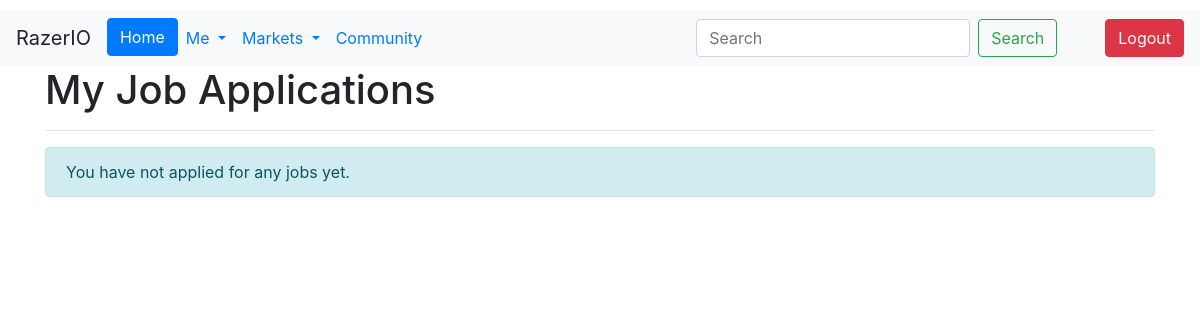
/market/jobs/myapplications/ (signed in), run on an earlier commit of the app's database.
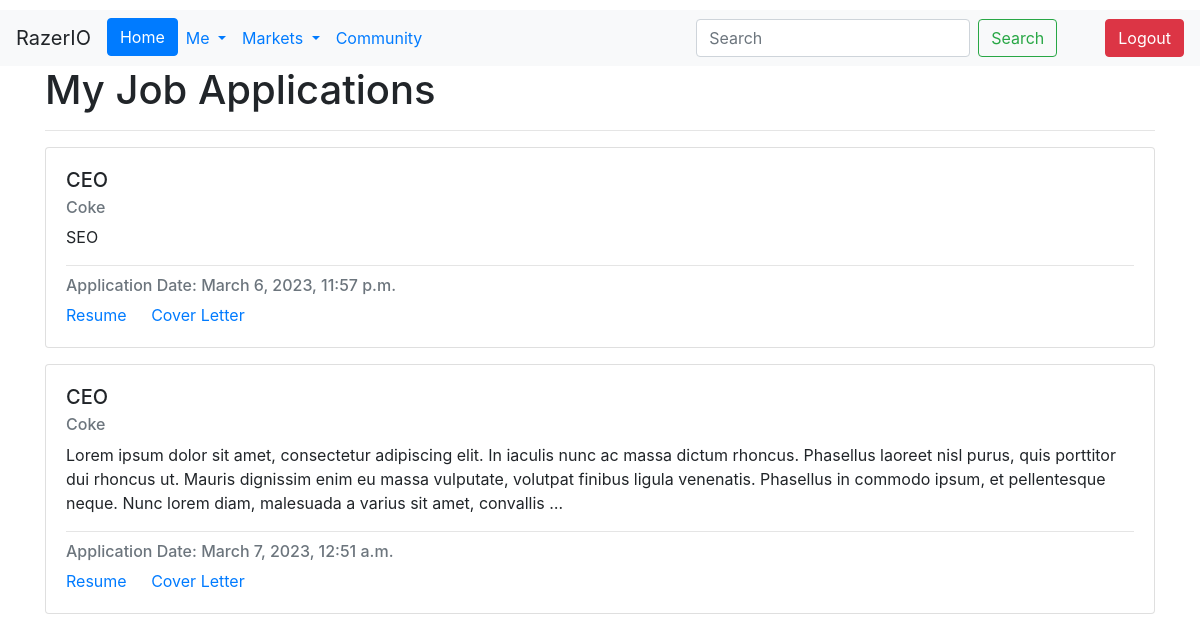
And on a later commit of the database.
### Jobs/models.py (models this page shows, shortened)
class JobApplication(models.Model):
    applicant = models.ForeignKey(User, on_delete=models.CASCADE)
    job_listing = models.ForeignKey(JobListing, on_delete=models.CASCADE)
    resume = models.CharField(max_length=10000)
    cover_letter = models.TextField()
    date_applied = models.DateTimeField(auto_now_add=True)

class JobListing(models.Model):
    Poster = models.ForeignKey(User, on_delete=models.CASCADE)
    Company = models.ForeignKey(Company, on_delete=models.CASCADE)
    Job_Title = models.CharField(max_length=50)
    Job_Description = models.TextField(max_length=5000)
    Job_Requirements = models.TextField(max_length=5000)
    salary_min = models.DecimalField(max_digits=10, decimal_places=2, null=True, blank=True)
    salary_max = models.DecimalField(max_digits=10, decimal_places=2, null=True, blank=True)
    Category = models.CharField(choices=Job_Categories, max_length=50)
    Job_Status = models.CharField(choices=Job_Status_Choices, max_length=10)
    Location = models.CharField(choices=Locations, max_length=50)
    Date_Posted = models.DateTimeField(auto_now_add=True)

### Company/models.py (models this page shows)
class Company(models.Model):
    Name = models.CharField(max_length=256)
    Employees = models.ManyToManyField('Users.CustomUser')
    Shareprice = models.IntegerField(default=0)
    StockTicker = models.CharField(max_length=10, null=True, blank=True)
    def __str__(self):
        return self.Name

### Jobs/views.py (the view)
# urls.py: path('jobs/myapplications/', MyJobApplications, name='job_applications')
def MyJobApplications(request):
    user = request.user
    job_applications = JobApplication.objects.filter(applicant=user)
    context = {'job_applications':job_applications}
    return render(request, 'myjobapplications.html', context=context)

### templates/myjobapplications.html
{% extends 'base.html' %}
{% load static %}
{% block content %}
<div class="container">
  <div class="row">
    <div class="col-md-12">
      <h1>My Job Applications</h1>
      <hr>
      {% if job_applications %}
        {% for job_application in job_applications %}
          <div class="card mb-3">
            <div class="card-body">
              <h5 class="card-title">{{ job_application.job_listing.Job_Title }}</h5>
              <h6 class="card-subtitle mb-2 text-muted">{{ job_application.job_listing.Company }}</h6>
              <p class="card-text">{{ job_application.job_listing.Job_Description|truncatewords:50 }}</p>
              <hr>
              <h6 class="card-subtitle mb-2 text-muted">Application Date: {{ job_application.date_applied }}</h6>
              <a href="{{ job_application.resume.url }}" class="card-link">Resume</a>
              <a href="#" class="card-link">Cover Letter</a>
            </div>
          </div>
        {% endfor %}
      {% else %}
        <div class="alert alert-info" role="alert">
          You have not applied for any jobs yet.
        </div>
      {% endif %}
    </div>
  </div>
</div>
{% endblock %}

What changed in the data, as far as the page shows it:
added JobApplication: job_listing.Job_Title "CEO", job_listing.Company "Coke", job_listing.Job_Description "SEO", date_applied "March 6, 2023, 11:57 p.m."
added JobApplication: job_listing.Job_Title "CEO", job_listing.Company "Coke", job_listing.Job_Description "Lorem ipsum dolor sit amet, consectetur adipiscing elit. In iaculis nunc ac massa dictum rhoncus. Phasellus laoreet nisl purus, quis porttitor dui rhoncus ut. Mauris dignissim enim eu massa vulputate, volutpat finibus ligula venenatis. Phasellus in commodo ipsum, et pellentesque neque. Nunc lorem diam, malesuada a varius sit amet, convallis …", date_applied "March 7, 2023, 12:51 a.m."
Also different on the page:
text no longer shown: "You have not applied for any jobs yet."
